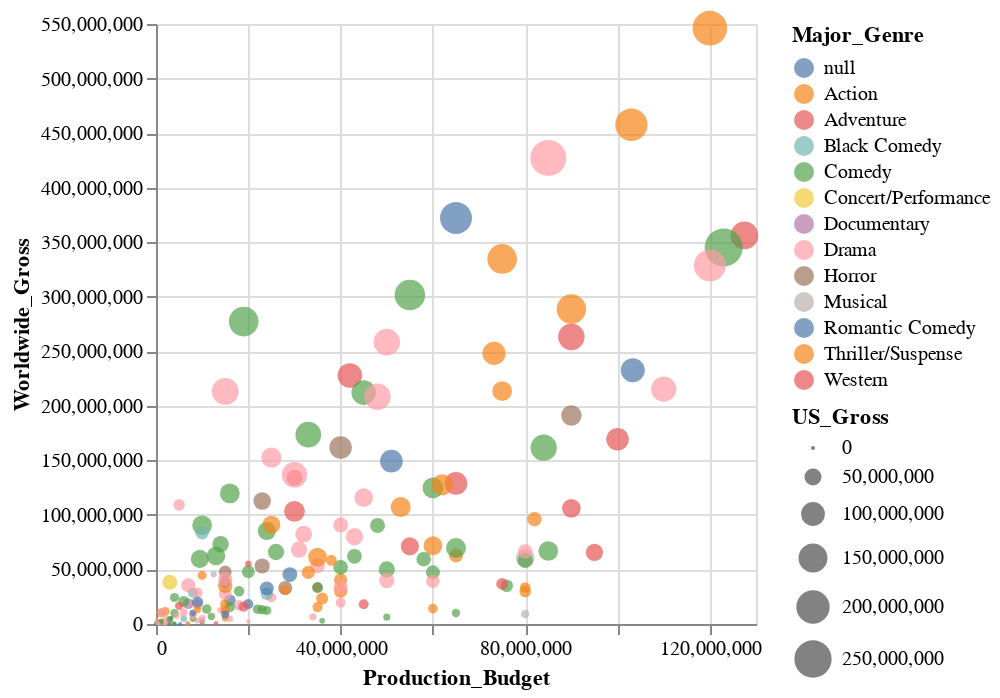

The notebook cell this image was saved under:
### Code cell
alt.Chart(movies_2000).mark_point(filled=True).encode(
    alt.X('Production_Budget'),
    alt.Y('Worldwide_Gross'),
    alt.Size('US_Gross'),
    alt.Color('Major_Genre'),
    alt.OpacityValue(0.7),
    tooltip = [alt.Tooltip('Title'),
               alt.Tooltip('Production_Budget'),
               alt.Tooltip('Worldwide_Gross'),
               alt.Tooltip('US_Gross')
              ]
)

### Figure 1 — Vega-Lite specification as saved in the notebook (floating-point values rounded to 4 significant figures; data arrays with more than 128 entries replaced by an {"elided": "..."} marker saying what was removed)
{"config": {"view": {"continuousWidth": 300, "continuousHeight": 300}}, "data": {"name": "data-efe706600c579bbdb20969a0ae7de17a"}, "mark": {"type": "point", "filled": true}, "encoding": {"color": {"field": "Major_Genre", "type": "nominal"}, "opacity": {"value": 0.7}, "size": {"field": "US_Gross", "type": "quantitative"}, "tooltip": [{"field": "Title", "type": "nominal"}, {"field": "Production_Budget", "type": "quantitative"}, {"field": "Worldwide_Gross", "type": "quantitative"}, {"field": "US_Gross", "type": "quantitative"}], "x": {"field": "Production_Budget", "type": "quantitative"}, "y": {"field": "Worldwide_Gross", "type": "quantitative"}}, "$schema": "https://vega.github.io/schema/vega-lite/v5.20.1.json", "datasets": {"data-efe706600c579bbdb20969a0ae7de17a": {"elided": "188 records"}}}
